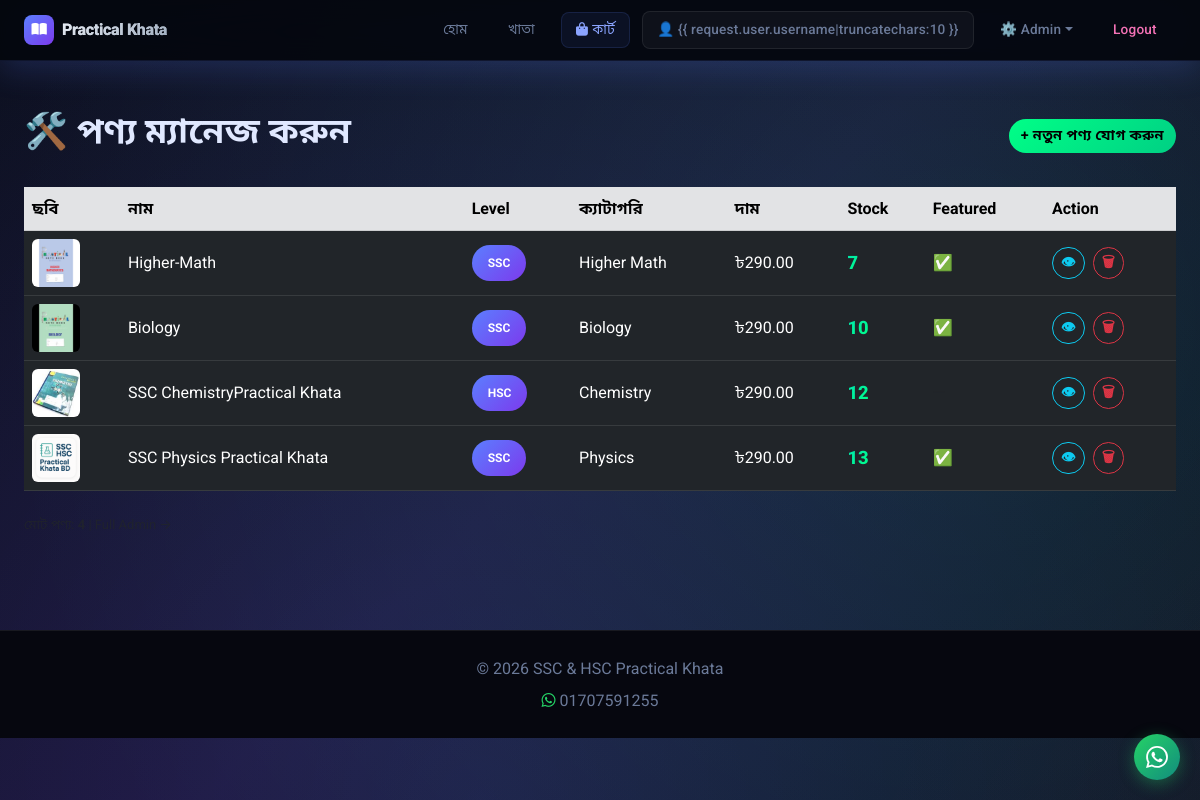
/manage/ (signed in), run on an earlier commit of the app's database.
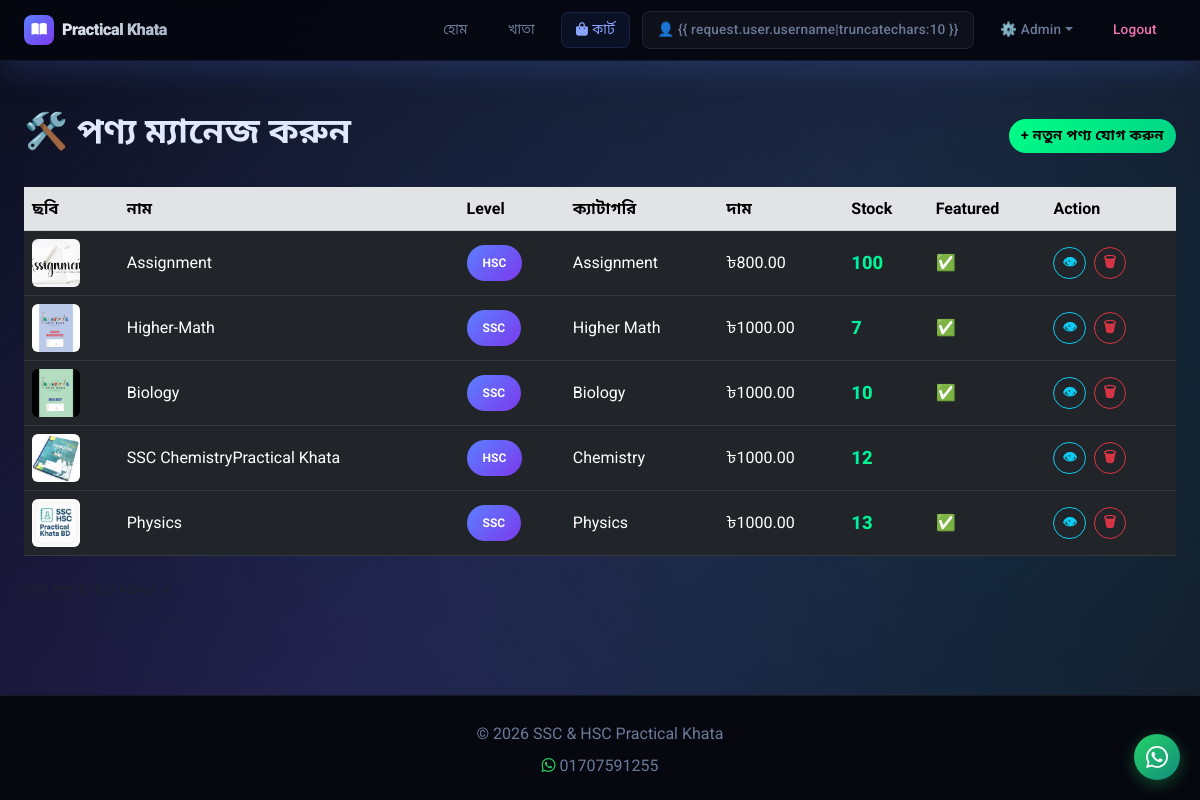
And on a later commit of the database.
### core/models.py (models this page shows, shortened)
class Product(models.Model):
    LEVEL_CHOICES = [('SSC', 'SSC'), ('HSC', 'HSC')]
    name        = models.CharField(max_length=200)
    slug        = models.SlugField(unique=True)
    category    = models.ForeignKey(Category, on_delete=models.CASCADE)
    level       = models.CharField(max_length=3, choices=LEVEL_CHOICES)
    description = models.TextField()
    price       = models.DecimalField(max_digits=10, decimal_places=2)
    stock       = models.IntegerField(default=0)
    image       = models.ImageField(upload_to='products/')
    featured    = models.BooleanField(default=False)
    created_at  = models.DateTimeField(auto_now_add=True)

class Category(models.Model):
    name = models.CharField(max_length=100)
    slug = models.SlugField(unique=True)
    description = models.TextField(blank=True)
    class Meta:
        verbose_name_plural = "Categories"

### core/views.py (the view)
# urls.py: path('manage/', views.manage_products, name='manage_products'),
@login_required
def manage_products(request):
    products   = Product.objects.all().order_by('-id')
    categories = Category.objects.all()
    return render(request, 'manageProduct.html', {'products': products, 'categories': categories})

### core/context_processors.py (called while the page is built)
def cart_count(request):
    cart = request.session.get('cart', {})
    total_items = sum(item.get('quantity', 0) for item in cart.values())
    return {
        'cart_count': total_items,
    }

### core/templates/manageProduct.html (shortened to what this page needs)
{% extends 'base.html' %}
{% block content %}
<section class="py-5">
    <div class="container">
        <div class="d-flex justify-content-between align-items-center mb-4">
            <h2>🛠️ পণ্য ম্যানেজ করুন</h2>
            <a href="{% url 'add_product' %}" class="btn btn-success">+ নতুন পণ্য যোগ করুন</a>
        </div>
        <div class="table-responsive">
            <table class="table table-dark table-hover align-middle rounded">
                <thead class="table-secondary">
                    <tr>
                        <th>ছবি</th>
                        <th>নাম</th>
                        <th>Level</th>
                        <th>ক্যাটাগরি</th>
                        <th>দাম</th>
                        <th>Stock</th>
                        <th>Featured</th>
                        <th>Action</th>
                    </tr>
                </thead>
                <tbody>
                    {% for product in products %}
                    <tr>
                        <td>
                            {% if product.image %}
                            <img src="{{ product.image.url }}" width="48" height="48"
                                style="object-fit:cover;border-radius:6px;">
                            {% else %}
                            <span class="text-muted">—</span>
                            {% endif %}
                        </td>
                        <td>{{ product.name }}</td>
                        <td><span class="badge bg-primary">{{ product.level }}</span></td>
                        <td>{{ product.category.name|default:"—" }}</td>
                        <td>৳{{ product.price }}</td>
                        <td>
                            {% if product.stock > 0 %}
                            <span class="text-success fw-bold">{{ product.stock }}</span>
                            {% else %}
                            <span class="text-danger">0</span>
                            {% endif %}
                        </td>
                        <td>{% if product.featured %}✅{% else %}<span class="text-muted">—</span>{% endif %}</td>
                        <td>
                            <a href="{% url 'product_detail' product.slug %}" class="btn btn-sm btn-outline-info me-1"
                                target="_blank">👁</a>
                            <form method="POST" action="{% url 'delete_product' product.id %}" style="display:inline;"
                                onsubmit="return confirm('{{ product.name }} মুছে ফেলবেন?')">
                                <button type="submit" class="btn btn-sm btn-outline-danger">🗑</button>
                            </form>
                        </td>
                    </tr>
                    {% empty %}
                    <tr>
                        <td colspan="8" class="text-center text-muted py-4">কোনো পণ্য নেই — নতুন পণ্য যোগ করুন</td>
                    </tr>
                    {% endfor %}
                </tbody>
            </table>
        </div>
        <div class="text-muted mt-2" style="font-size:13px;">
            মোট পণ্য: <strong>{{ products|length }}</strong> |
            <a href="/admin/" class="text-muted">Full Admin →</a>
        </div>
    </div>
</section>
{% endblock %}

### core/templates/base.html (shortened to what this page needs)
<!DOCTYPE html>
<html lang="bn">
<head>
    <link href="https://cdn.jsdelivr.net/npm/bootstrap@5.3.0/dist/css/bootstrap.min.css" rel="stylesheet">
    <link rel="stylesheet" href="https://cdnjs.cloudflare.com/ajax/libs/font-awesome/6.4.0/css/all.min.css">
    {% load static %}
    <link rel="stylesheet" href="{% static 'css/style.css' %}?v=6">
</head>
<body>
    <nav class="navbar navbar-expand-lg navbar-dark">
        <div class="container">
            <a class="navbar-brand" href="{% url 'home' %}">
                <i class="fas fa-book-open"></i><span>Practical Khata</span>
            </a>
            <div class="collapse navbar-collapse" id="navbarNav">
                <ul class="navbar-nav ms-auto align-items-center gap-1">
                    <li class="nav-item"><a class="nav-link" href="{% url 'home' %}">হোম</a></li>
                    <li class="nav-item"><a class="nav-link" href="{% url 'products' %}">খাতা</a></li>
                    <li class="nav-item">
                        <a class="nav-link d-flex align-items-center gap-1" href="{% url 'cart' %}">
                            <i class="fas fa-shopping-bag" style="font-size:0.85rem;"></i> কার্ট
                        </a>
                    </li>
                    {% if request.user.is_authenticated %}
                    <li class="nav-item"><a class="nav-link" href="{% url 'dashboard' %}">👤 {{
                            request.user.username|truncatechars:10 }}</a></li>
                    {% if request.user.is_staff %}
                    <li class="nav-item dropdown">
                        <a class="nav-link dropdown-toggle" href="#" data-bs-toggle="dropdown">⚙️ Admin</a>
                    </li>
                    {% endif %}
                    <li class="nav-item"><a class="nav-link" href="{% url 'logout' %}"
                            style="color:#f472b6 !important;">Logout</a></li>
                    {% else %}
                    <li class="nav-item"><a class="nav-link" href="{% url 'login' %}">Login</a></li>
                    <li class="nav-item"><a class="nav-link" href="{% url 'register' %}"
                            style="background:rgba(91,127,255,0.12)!important;border:1px solid rgba(91,127,255,0.25)!important;color:#8ba4ff!important;">Register</a>
                    </li>
                    {% endif %}
                </ul>
            </div>
        </div>
    </nav>
    {% block content %}{% endblock %}
    <a href="https://wa.me/8801707591255" class="wa-float" target="_blank" title="WhatsApp">
    </a>
    <footer class="mt-5 py-4" style="border-top:1px solid rgba(255,255,255,0.07);background:rgba(7,8,15,0.98);">
        <div class="container text-center">
            <p style="font-size:0.82rem;color:#6b7a99;margin-bottom:4px;">© 2026 SSC & HSC Practical Khata</p>
            <p style="font-size:0.82rem;color:#6b7a99;margin:0;"><i class="fab fa-whatsapp" style="color:#25d366;"></i>
                01707591255</p>
        </div>
    </footer>
    {% load static %}
</body>
</html>

What changed in the data, as far as the page shows it:
added Product: image (picture), name "Assignment", level "HSC", category.name "Assignment", price "800.00", stock "100"
changed Product "Higher-Math": price "290.00" → "1000.00"
changed Product "Biology": price "290.00" → "1000.00"
changed Product "SSC ChemistryPractical Khata": price "290.00" → "1000.00"
changed Product "Physics": name "SSC Physics Practical Khata" → "Physics"; price "290.00" → "1000.00"
